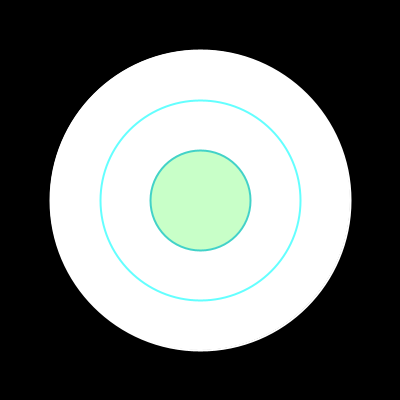
Frame 1 (no input)
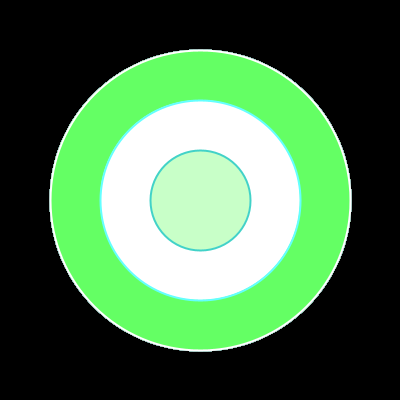
Frame 60 (the mouse pressed at the canvas centre just before this capture)
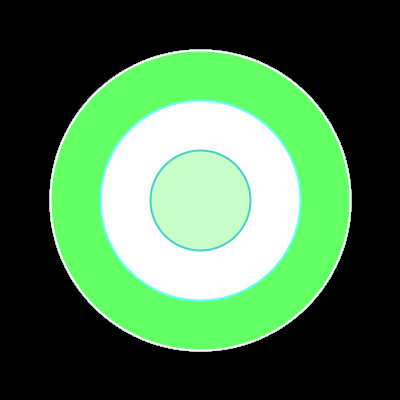
Frame 120 (the mouse held since frame 60 and released just before this capture)

The Processing sketch that drew these frames (run headless with seeded random() and noise(); from frame 60 on, the mouse is pressed at the canvas centre):

// Processing sketch: processing_135851
// ── processing_135851.pde

int x = 300;

void setup(){
  size(400,400);
  strokeWeight(2);
  smooth();
  background(0);
}

void draw(){
  drawCircle();
  drawCircleInside();
}
void drawCircle(){
  ellipse(width/2, height/2, 300,300);
  stroke(255);
}
void drawCircleInside(){
    for(int x = 300;x > 10; x+= -100){
      ellipse (width/2,height/2,x,x);
      stroke(x/3,x+10,x);
      fill(x,x*10,x);
      if (mouseButton == RIGHT){
        stroke(x/2, 200,x);
        fill(0,50,x);
      }else if (mouseButton == LEFT){
        stroke(100,2,x*3);
        fill(x, x/2, x*8);
      }else{
      }
    }
}

    
